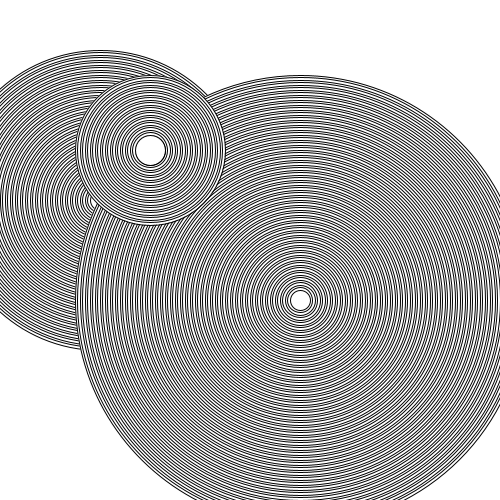
Frame 1 (no input)
Frame 60 (the mouse pressed at the canvas centre just before this capture): identical to frame 1, image omitted
Frame 120 (the mouse held since frame 60 and released just before this capture): identical to frame 1, image omitted

The Processing sketch that drew this single still picture (run headless with seeded random() and noise(); from frame 60 on, the mouse is pressed at the canvas centre):

// Processing sketch: sketch_21_1
// ── sketch_21_1.pde

void setup() {
  size(500,500);
}


void draw () {
  background (255);
  myFunction(300, 300, 100, 200);
  myFunction(20, 20, 200, 200);
  myFunction(450, 450, 300, 300);
  myFunction(150, 200, 150, 150);
}

void myFunction(int size, int number, int x, int y) {
  
  for (int counter = number; counter > 15; counter-=5) {
    ellipse(x,y,size,size);
    size-=5;
  }
  
}
